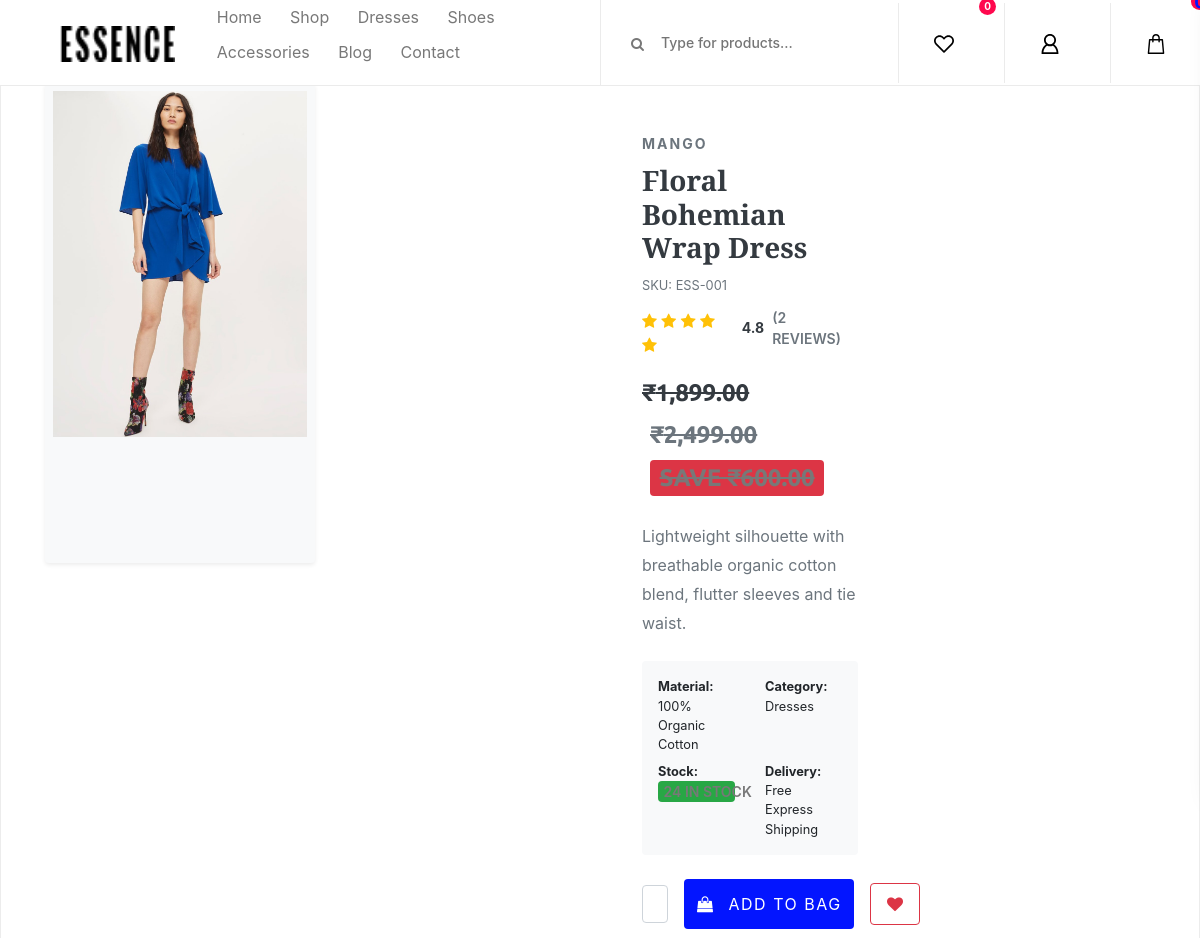
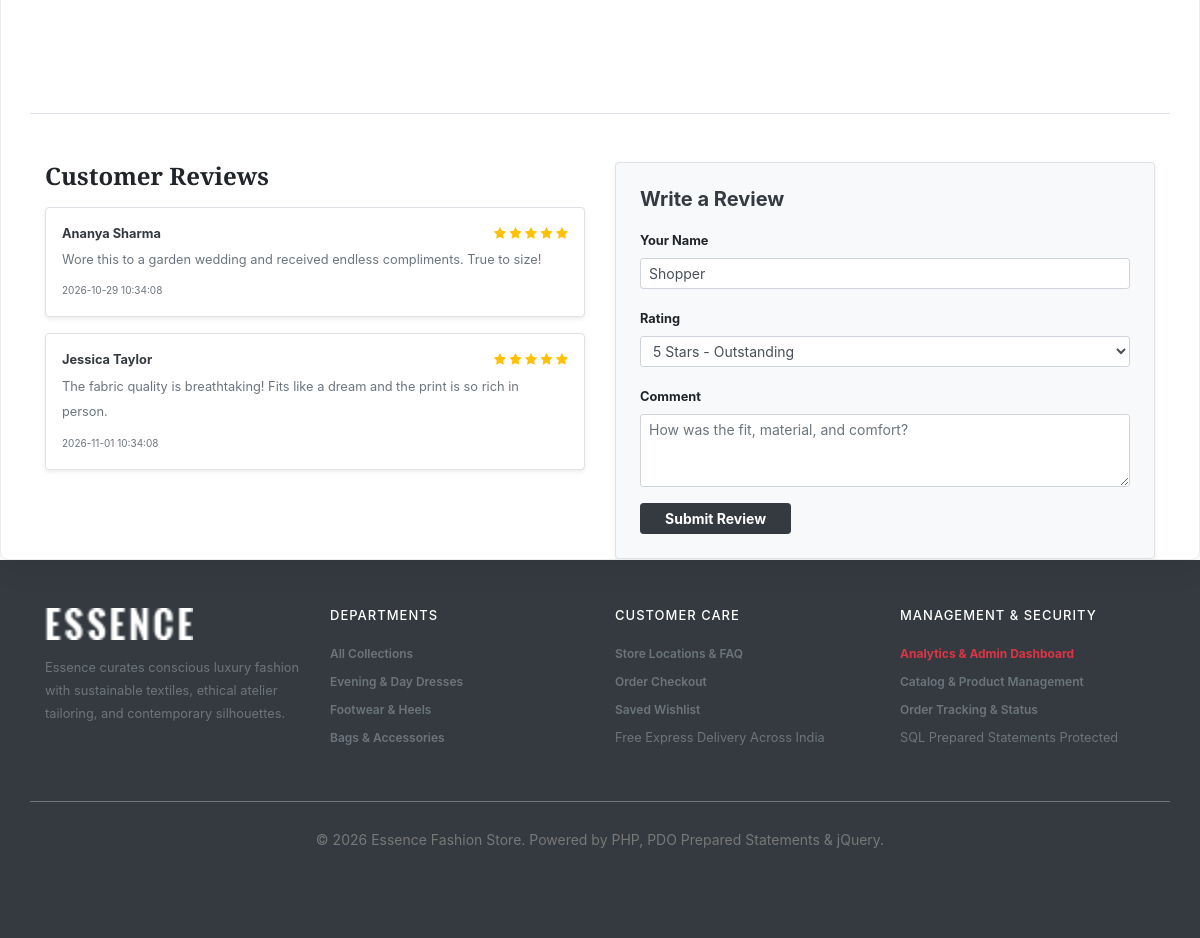
Page /single-product-details.php on the committed database (2 pictures, top to bottom).
### tables this page shows
CREATE TABLE products (
            id INTEGER PRIMARY KEY AUTOINCREMENT,
            sku TEXT UNIQUE,
            brand_id INTEGER REFERENCES brands(id),
            category_id INTEGER REFERENCES categories(id),
            name TEXT NOT NULL,
            price REAL NOT NULL,
            old_price REAL,
            description TEXT,
            material TEXT,
            image TEXT NOT NULL,
            stock_quantity INTEGER NOT NULL DEFAULT 10,
            is_featured INTEGER DEFAULT 0,
            is_popular INTEGER DEFAULT 0,
            rating REAL DEFAULT 4.5,
            review_count INTEGER DEFAULT 12,
            created_at DATETIME DEFAULT CURRENT_TIMESTAMP
        );

CREATE TABLE brands (
            id INTEGER PRIMARY KEY AUTOINCREMENT,
            name TEXT NOT NULL,
            logo TEXT,
            description TEXT
        );

CREATE TABLE reviews (
            id INTEGER PRIMARY KEY AUTOINCREMENT,
            product_id INTEGER NOT NULL REFERENCES products(id) ON DELETE CASCADE,
            user_id INTEGER REFERENCES users(id),
            user_name TEXT NOT NULL,
            rating INTEGER NOT NULL,
            comment TEXT NOT NULL,
            created_at DATETIME DEFAULT CURRENT_TIMESTAMP
        );

### auth.php (called while the page is built, shortened)
<?php
function is_logged_in() {
    return !empty($_SESSION['user_id']);
}
function current_user() {
    if (!is_logged_in()) return null;
    return [
        'id' => $_SESSION['user_id'],
        'name' => $_SESSION['user_name'] ?? 'User',
        'email' => $_SESSION['user_email'] ?? '',
        'role' => $_SESSION['user_role'] ?? 'subscriber',
        'avatar' => $_SESSION['user_avatar'] ?? 'https://images.unsplash.com/photo-1534528741775-53994a69daeb?auto=format&fit=crop&w=150&q=80'
    ];
}
?>

### single-product-details.php (the view, shortened to what this page needs)
<?php
require_once __DIR__ . '/auth.php';
$id = intval($_GET['id'] ?? 1);
$stmt = $conn->prepare("
    SELECT products.*, brands.name AS brand_name, categories.name AS category_name
    FROM products
    LEFT JOIN brands ON products.brand_id = brands.id
    LEFT JOIN categories ON products.category_id = categories.id
    WHERE products.id = ?
");
$stmt->execute([$id]);
$product = $stmt->fetch();
require_once __DIR__ . '/header.php';
$revStmt = $conn->prepare("SELECT * FROM reviews WHERE product_id = ? ORDER BY id DESC");
$revStmt->execute([$id]);
$reviews = $revStmt->fetchAll();
?>
<section class="single_product_details_area section-padding-80 clearfix">
    <div class="container">
        <nav aria-label="breadcrumb" class="mb-4">
            <ol class="breadcrumb bg-transparent p-0 small">
                <li class="breadcrumb-item"><a href="index.php" class="text-muted">Home</a></li>
                <li class="breadcrumb-item"><a href="shop.php" class="text-muted">Shop</a></li>
                <li class="breadcrumb-item active text-dark font-weight-bold" aria-current="page"><?= htmlspecialchars($product['name']) ?></li>
            </ol>
        </nav>
        <div class="row">
            <div class="col-12 col-md-6 mb-4">
                <div class="single_product_thumb bg-light rounded overflow-hidden shadow-sm p-2 text-center" style="min-height: 480px;">
                    <img id="mainProductImg" src="<?= htmlspecialchars($product['image']) ?>" alt="<?= htmlspecialchars($product['name']) ?>" style="max-height: 480px; width: auto; object-fit: contain;">
                </div>
            </div>
            <div class="col-12 col-md-6">
                <div class="single_product_desc">
                    <span class="text-muted text-uppercase small font-weight-bold"><?= htmlspecialchars($product['brand_name'] ?? 'Essence Atelier') ?></span>
                    <h3 class="font-weight-bold text-dark mt-1" style="font-family:'Playfair Display', serif;"><?= htmlspecialchars($product['name']) ?></h3>
                    <p class="text-muted font-mono small mb-2">SKU: <?= htmlspecialchars($product['sku']) ?></p>
                    <div class="d-flex align-items-center mb-3">
                        <div class="text-warning mr-2">
                            <?php for ($i = 1; $i <= 5; $i++): ?>
                                <i class="fa fa-star<?= $i <= round($product['rating']) ? '' : '-o' ?>"></i>
                            <?php endfor; ?>
                        </div>
                        <span class="small font-weight-bold text-dark"><?= number_format($product['rating'], 1) ?></span>
                        <span class="small text-muted ml-2">(<?= count($reviews) ?> Reviews)</span>
                    </div>
                    <div class="product-price mb-3">
                        <span class="h3 font-weight-bold text-dark">₹<?= number_format($product['price'], 2) ?></span>
                        <?php if ($product['old_price']): ?>
                            <span class="h5 text-muted ml-2" style="text-decoration: line-through;">₹<?= number_format($product['old_price'], 2) ?></span>
                            <span class="badge badge-danger ml-2">SAVE ₹<?= number_format($product['old_price'] - $product['price'], 2) ?></span>
                        <?php endif; ?>
                    </div>
                    <p class="product-desc text-muted small leading-relaxed mb-4">
                        <?= nl2br(htmlspecialchars($product['description'])) ?>
                    </p>
                    <div class="bg-light p-3 rounded mb-4 small">
                        <div class="row">
                            <div class="col-6 mb-2"><strong>Material:</strong> <?= htmlspecialchars($product['material'] ?? '100% Cotton') ?></div>
                            <div class="col-6 mb-2"><strong>Category:</strong> <?= htmlspecialchars($product['category_name'] ?? 'Fashion') ?></div>
                            <div class="col-6"><strong>Stock:</strong> <span class="badge badge-success"><?= $product['stock_quantity'] ?> in stock</span></div>
                            <div class="col-6"><strong>Delivery:</strong> Free Express Shipping</div>
                        </div>
                    </div>
                    <div class="cart-fav-box d-flex align-items-center mb-4">
                        <div class="mr-3" style="width: 80px;">
                            <input type="number" id="productQuantity" class="form-control text-center font-weight-bold" value="1" min="1" max="<?= $product['stock_quantity'] ?>">
                        </div>
                        <button
                            type="button"
                            class="btn essence-btn add-to-cart-btn mr-3"
                            data-id="<?= $product['id'] ?>"
                            data-name="<?= htmlspecialchars($product['name']) ?>"
                            data-price="<?= $product['price'] ?>"
                            data-image="<?= htmlspecialchars($product['image']) ?>"
                        >
                            <i class="fa fa-shopping-bag mr-2"></i> Add To Bag
                        </button>
                        <a href="wishlist.php?add=<?= $product['id'] ?>" class="btn btn-outline-danger p-2 px-3" title="Save to Wishlist">
                            <i class="fa fa-heart"></i>
                        </a>
                    </div>
                </div>
            </div>
        </div>
        <div class="row mt-5 pt-5 border-top">
            <div class="col-12 col-md-6 mb-4">
                <h4 class="font-weight-bold mb-3" style="font-family:'Playfair Display', serif;">Customer Reviews</h4>
                <?php if (count($reviews) === 0): ?>
                    <p class="text-muted small">No reviews yet for this product. Be the first to share your thoughts!</p>
                <?php else: ?>
                    <?php foreach ($reviews as $r): ?>
                        <div class="bg-white p-3 rounded border mb-3 shadow-sm">
                            <div class="d-flex justify-content-between align-items-center mb-1">
                                <span class="font-weight-bold text-dark small"><?= htmlspecialchars($r['user_name']) ?></span>
                                <div class="text-warning small">
                                    <?php for ($i = 1; $i <= 5; $i++): ?>
                                        <i class="fa fa-star<?= $i <= $r['rating'] ? '' : '-o' ?>"></i>
                                    <?php endfor; ?>
                                </div>
                            </div>
                            <p class="mb-1 text-muted small"><?= nl2br(htmlspecialchars($r['comment'])) ?></p>
                            <span class="text-muted" style="font-size:10px;"><?= htmlspecialchars($r['created_at']) ?></span>
                        </div>
                    <?php endforeach; ?>
                <?php endif; ?>
            </div>
            <div class="col-12 col-md-6">
                <div class="bg-light p-4 rounded shadow-sm border">
                    <h5 class="font-weight-bold mb-3 text-dark">Write a Review</h5>
                    <form method="POST" action="single-product-details.php?id=<?= $product['id'] ?>">
                        <div class="form-group">
                            <label class="small font-weight-bold">Your Name</label>
                            <input type="text" name="reviewer_name" class="form-control form-control-sm" required value="<?= htmlspecialchars($curr_user['name'] ?? 'Shopper') ?>">
                        </div>
                        <div class="form-group">
                            <label class="small font-weight-bold">Rating</label>
                            <select name="rating" class="form-control form-control-sm">
                                <option value="5">5 Stars - Outstanding</option>
                            </select>
                        </div>
                        <div class="form-group">
                            <label class="small font-weight-bold">Comment</label>
                            <textarea name="comment" rows="3" class="form-control form-control-sm" required placeholder="How was the fit, material, and comfort?"></textarea>
                        </div>
                        <button type="submit" name="submit_review" class="btn btn-dark btn-sm font-weight-bold px-4">Submit Review</button>
                    </form>
                </div>
            </div>
        </div>
    </div>
</section>
<?php require_once __DIR__ . '/footer.php'; ?>

### css/core-style.css (style rules this page uses)
* { margin: 0; padding: 0; }
body { font-family: "Poppins", sans-serif; font-size: 14px; background-color: #ffffff; margin-top: 85px; }
h1, h2, h3, h4, h5, h6 { color: #000000; line-height: 1.3; font-weight: 700; font-family: "Ubuntu", sans-serif; }
p { color: #787878; font-size: 14px; line-height: 2; font-weight: 400; }
a { -webkit-transition: all 500ms ease 0s; transition: all 500ms ease 0s; text-decoration: none; outline: 0 solid transparent; color: #fbf5f5; font-weight: 600; font-size: 12px; }
ul, ol { margin: 0; }
ul li, ol li { list-style: none; }
img { height: auto; max-width: 100%; }
.section-padding-80 { padding-top: 80px; padding-bottom: 80px; }
.bg-white { background-color: #ffffff !important; }
.bg-transparent { background-color: transparent !important; }
.essence-btn { display: inline-block; min-width: 170px; height: 50px; color: #ffffff; border: none; border-radius: 0; padding: 0 40px; text-transform: uppercase; font-size: 12px; line-height: 50px; background-color: #0315ff; letter-spacing: 1.5px; font-weight: 600; }
.single_product_details_area { position: relative; z-index: 100; -ms-flex-wrap: wrap; flex-wrap: wrap; }
.single_product_details_area .single_product_thumb, .single_product_details_area .single_product_desc { -webkit-box-flex: 0; -ms-flex: 0 0 50%; flex: 0 0 50%; max-width: 50%; width: 50%; position: relative; z-index: 1; }
.single_product_details_area .single_product_desc { position: relative; z-index: 1; padding: 50px 5%; }
.single_product_details_area .single_product_desc span { font-size: 14px; text-transform: uppercase; font-weight: 600; color: #787878; margin-bottom: 10px; display: block; }
.single_product_details_area .single_product_desc .product-price { margin-bottom: 0; font-family: "Ubuntu", sans-serif; font-size: 24px; color: #dc0345; font-weight: 700; }
.single_product_details_area .single_product_desc .product-price span { display: inline-block; font-family: "Ubuntu", sans-serif; font-size: 24px; color: #787878; font-weight: 700; text-decoration: line-through; margin-right: 15px; }
.single_product_details_area .single_product_desc .product-desc { font-size: 16px; }

### style.css (style rules this page uses)
html { scroll-behavior: smooth; }
a, button, input { transition: color 250ms ease, background-color 250ms ease, border-color 250ms ease, opacity 250ms ease, transform 250ms ease; }
.single_product_details_area { min-height: 660px; margin-bottom: 0; padding: 0; background: #fff; border: 1px solid #ececec; border-radius: 8px; box-shadow: 0 10px 30px rgba(21, 24, 38, 0.06); overflow: hidden; }
.single_product_thumb { overflow: hidden; width: 50%; background: #f5f5f5; }
.single_product_desc { width: 50%; max-width: 610px; padding: 40px 60px; }
.single_product_desc > span { display: block; margin-bottom: 10px; color: #0315ff; font-size: 12px; font-weight: 700; letter-spacing: 2px; text-transform: uppercase; }
.single_product_desc .product-price { margin-bottom: 10px; color: #242424; font-size: 24px; font-weight: 700; }
.single_product_desc .product-desc { margin-bottom: 0; color: #666; font-size: 15px; line-height: 1.8; }

### rows in the picture
products: image (picture), brand.name "MANGO", name "Floral Bohemian Wrap Dress", sku "ESS-001", rating "4.8", price "1,899.00", old_price "2,499.00", description "Lightweight silhouette with breathable organic cotton blend, flutter sleeves and tie waist.", material "100% Organic Cotton"
reviews: user_name "Ananya Sharma", rating 5 (drawn), comment "Wore this to a garden wedding and received endless compliments. True to size!", created_at "2026-10-29 10:34:08"
reviews: user_name "Jessica Taylor", rating 5 (drawn), comment "The fabric quality is breathtaking! Fits like a dream and the print is so rich in person.", created_at "2026-11-01 10:34:08"

### other values in the picture
$wishlist_count "0"
count($reviews) "2"
$product['category_name'] "Dresses"
